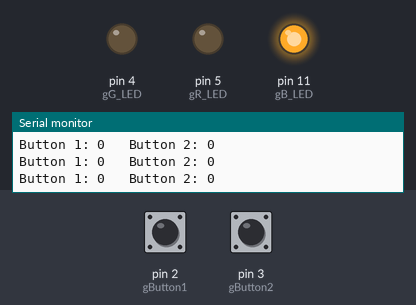
Bench run of a sketch on a simulated Arduino Uno, built with avr-gcc and run on an emulated ATmega328P. On the bench: output pins drawn as LEDs (lit = HIGH), the last lines printed to the serial monitor. The inputs (shaded band) are chosen by the test bench; at power-on: pin 2 (gButton1) HIGH, pin 3 (gButton2) HIGH.

Above: at 1.2 s.
1.3 s: pin 2 (gButton1) pulled LOW for 0.15 s
At 2.5 s:
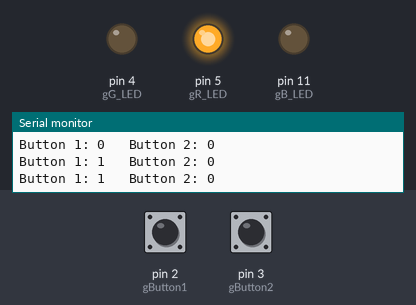
3.0 s: pin 3 (gButton2) pulled LOW for 0.15 s
At 3.7 s:
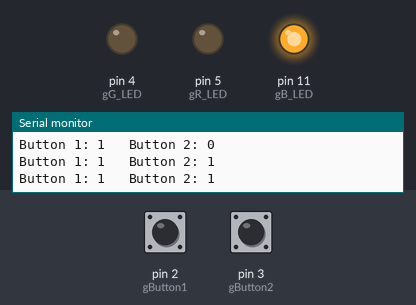
4.6 s: pin 3 (gButton2) pulled LOW for 1 s
At 5.3 s:
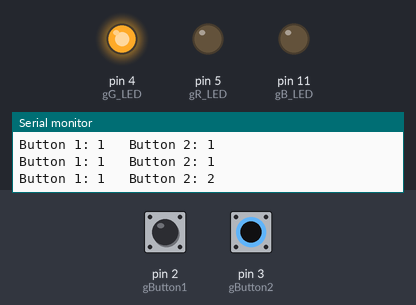
7.1 s: pin 2 (gButton1) pulled LOW for 1 s
At 8.4 s:
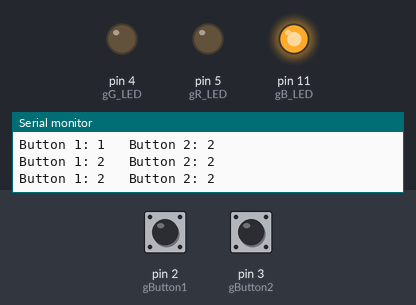
Timing chart, 0 to 10.1 s (numbered marks = the images above; inputs shaded):
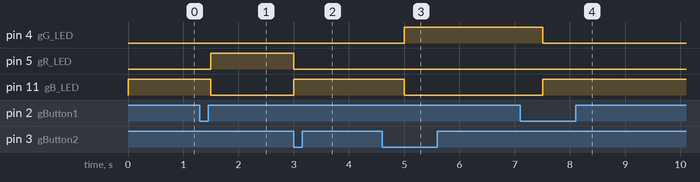

The sketch:

lab2_q1.ino
```cpp
#define gButton1 2    // assign button pins
#define gButton2 3

// assign all global variables
// assign LED pins
int gR_LED = 5;
int gG_LED = 4;
int gB_LED = 11;

// assign counters
int gCounter1 = 0;
int gCounter2 = 0;

// create interrupt flags, set to zero
volatile char gFlag_1 = 0;
volatile char gFlag_2 = 0;

// debouncing time set to 100 ms for button debounce
const int gDebounce = 100;   // 100ms

// time used to compare in debounce application
unsigned long gLastTime1 = 0;
unsigned long gLastTime2 = 0;


void setup() {

  Serial.begin(9600);     // initialize serial monitoring
  // assign inputs and outputs
  pinMode(gR_LED, OUTPUT);
  pinMode(gG_LED, OUTPUT);
  pinMode(gB_LED, OUTPUT);
  pinMode(gButton1, INPUT);
  pinMode(gButton2, INPUT);

// attach interrupt to both buttons
  attachInterrupt(digitalPinToInterrupt(gButton1), isrButton1, FALLING);
  attachInterrupt(digitalPinToInterrupt(gButton2), isrButton2, FALLING);

}

void loop() {

// if the interrupt is seen (button 1 is pressed setting flag to 1)
if (gFlag_1){
  gFlag_1 = 0;    // reset flag
  unsigned long current = millis();   // set current time using millis function
  if (current - gLastTime1 >= gDebounce) {  // if the current time subtract by the last time button was pressed is greater or = to our debounce time
    gCounter1++;    // increment the counter
    gLastTime1 = current;   // set the last pressed time to the current time
  }
}

// if the interrupt is seen (button 2 is pressed setting flag to 1)
if (gFlag_2){
  gFlag_2 = 0;
  unsigned long current = millis();     // set current time using millis function
  if (current - gLastTime2 >= gDebounce) {    // if the current time subtract by the last time button was pressed is greater or = to our debounce time
    gCounter2++;      // increment the counter
    gLastTime2 = current;   // set the last button press time to current time
  }
}
  if (gCounter1 > gCounter2){     // turn on red LED if button 1 counter is greater than button 2 counter
    digitalWrite(gR_LED, HIGH);
    digitalWrite(gG_LED, LOW);
    digitalWrite(gB_LED, LOW);
  }
  else if (gCounter1 == gCounter2) {  // turn on blue LED if both counters are equal
    digitalWrite(gR_LED, LOW);
    digitalWrite(gG_LED, LOW);
    digitalWrite(gB_LED, HIGH);
  }
  else {
    digitalWrite(gR_LED, LOW);    // green led turns on if counter 2 is greater than counter 1
    digitalWrite(gG_LED, HIGH);
    digitalWrite(gB_LED, LOW);
  }

  // print counter values
  Serial.print("Button 1: ");
  Serial.print(gCounter1);
  Serial.print(" ");
  Serial.print("  Button 2: ");
  Serial.println(gCounter2);

  delay(500);   // delay 500 ms to be able to read output
}


// interrupts created to capture when button1/2 is pressed to set the flag to 1 to intiate the debouncer and counter
void isrButton1() {
  gFlag_1 = 1;
}

void isrButton2() {
  gFlag_2 = 1;
}
```

Measured:
- after the input at 1.3 s, pin 5 (gR_LED): LOW → HIGH after 0.20 s; pin 11 (gB_LED): HIGH → LOW after 0.20 s
- after the input at 3.0 s, pin 5 (gR_LED): HIGH → LOW at once; pin 11 (gB_LED): LOW → HIGH at once
- after the input at 4.6 s, pin 4 (gG_LED): LOW → HIGH after 0.40 s; pin 11 (gB_LED): HIGH → LOW after 0.40 s
- after the input at 7.1 s, pin 4 (gG_LED): HIGH → LOW after 0.41 s; pin 11 (gB_LED): LOW → HIGH after 0.41 s
